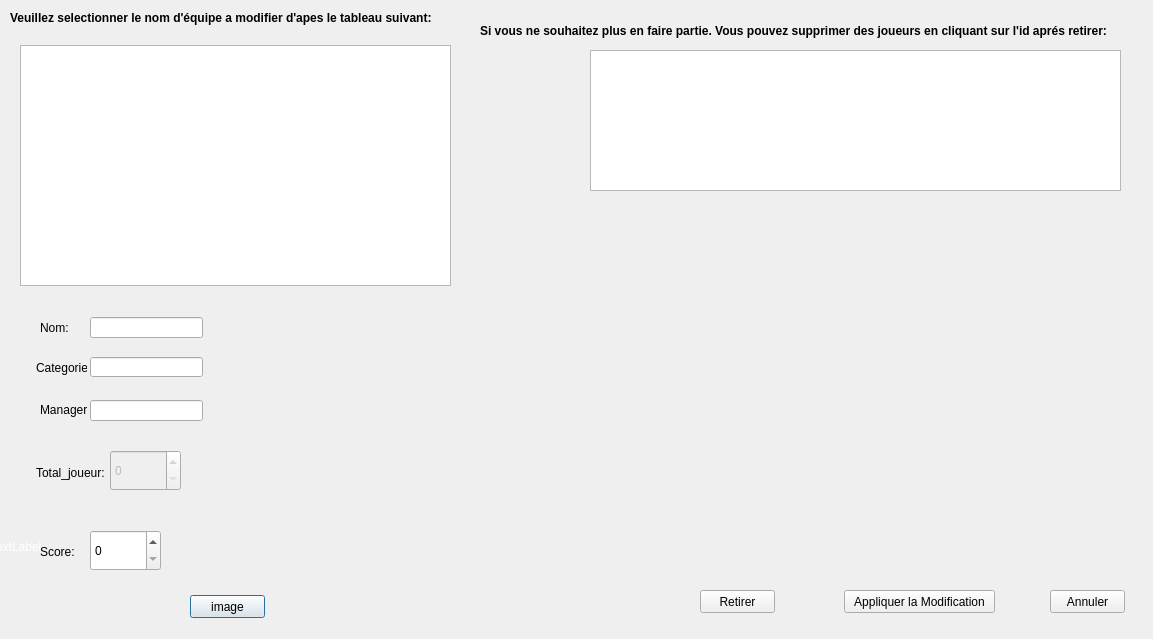
<?xml version="1.0" encoding="UTF-8"?>
<ui version="4.0">
 <class>modifier_equipe</class>
 <widget class="QDialog" name="modifier_equipe">
  <property name="geometry">
   <rect>
    <x>0</x>
    <y>0</y>
    <width>1153</width>
    <height>639</height>
   </rect>
  </property>
  <property name="windowTitle">
   <string>Dialog</string>
  </property>
  <widget class="QLabel" name="label">
   <property name="enabled">
    <bool>false</bool>
   </property>
   <property name="geometry">
    <rect>
     <x>10</x>
     <y>10</y>
     <width>451</width>
     <height>16</height>
    </rect>
   </property>
   <property name="palette">
    <palette>
     <active>
      <colorrole role="WindowText">
       <brush brushstyle="SolidPattern">
        <color alpha="255">
         <red>255</red>
         <green>255</green>
         <blue>255</blue>
        </color>
       </brush>
      </colorrole>
      <colorrole role="Button">
       <brush brushstyle="SolidPattern">
        <color alpha="255">
         <red>0</red>
         <green>0</green>
         <blue>0</blue>
        </color>
       </brush>
      </colorrole>
      <colorrole role="Light">
       <brush brushstyle="SolidPattern">
        <color alpha="255">
         <red>0</red>
         <green>0</green>
         <blue>0</blue>
        </color>
       </brush>
      </colorrole>
      <colorrole role="Midlight">
       <brush brushstyle="SolidPattern">
        <color alpha="255">
         <red>0</red>
         <green>0</green>
         <blue>0</blue>
        </color>
       </brush>
      </colorrole>
      <colorrole role="Dark">
       <brush brushstyle="SolidPattern">
        <color alpha="255">
         <red>0</red>
         <green>0</green>
         <blue>0</blue>
        </color>
       </brush>
      </colorrole>
      <colorrole role="Mid">
       <brush brushstyle="SolidPattern">
        <color alpha="255">
         <red>0</red>
         <green>0</green>
         <blue>0</blue>
        </color>
       </brush>
      </colorrole>
      <colorrole role="Text">
       <brush brushstyle="SolidPattern">
        <color alpha="255">
         <red>255</red>
         <green>255</green>
         <blue>255</blue>
        </color>
       </brush>
      </colorrole>
      <colorrole role="BrightText">
       <brush brushstyle="SolidPattern">
        <color alpha="255">
         <red>255</red>
         <green>255</green>
         <blue>255</blue>
        </color>
       </brush>
      </colorrole>
      <colorrole role="ButtonText">
       <brush brushstyle="SolidPattern">
        <color alpha="255">
         <red>255</red>
         <green>255</green>
         <blue>255</blue>
        </color>
       </brush>
      </colorrole>
      <colorrole role="Base">
       <brush brushstyle="SolidPattern">
        <color alpha="255">
         <red>0</red>
         <green>0</green>
         <blue>0</blue>
        </color>
       </brush>
      </colorrole>
      <colorrole role="Window">
       <brush brushstyle="SolidPattern">
        <color alpha="255">
         <red>0</red>
         <green>0</green>
         <blue>0</blue>
        </color>
       </brush>
      </colorrole>
      <colorrole role="Shadow">
       <brush brushstyle="SolidPattern">
        <color alpha="255">
         <red>0</red>
         <green>0</green>
         <blue>0</blue>
        </color>
       </brush>
      </colorrole>
      <colorrole role="AlternateBase">
       <brush brushstyle="SolidPattern">
        <color alpha="255">
         <red>0</red>
         <green>0</green>
         <blue>0</blue>
        </color>
       </brush>
      </colorrole>
      <colorrole role="ToolTipBase">
       <brush brushstyle="SolidPattern">
        <color alpha="255">
         <red>255</red>
         <green>255</green>
         <blue>220</blue>
        </color>
       </brush>
      </colorrole>
      <colorrole role="ToolTipText">
       <brush brushstyle="SolidPattern">
        <color alpha="255">
         <red>0</red>
         <green>0</green>
         <blue>0</blue>
        </color>
       </brush>
      </colorrole>
      <colorrole role="PlaceholderText">
       <brush brushstyle="SolidPattern">
        <color alpha="128">
         <red>255</red>
         <green>255</green>
         <blue>255</blue>
        </color>
       </brush>
      </colorrole>
     </active>
     <inactive>
      <colorrole role="WindowText">
       <brush brushstyle="SolidPattern">
        <color alpha="255">
         <red>255</red>
         <green>255</green>
         <blue>255</blue>
        </color>
       </brush>
      </colorrole>
      <colorrole role="Button">
       <brush brushstyle="SolidPattern">
        <color alpha="255">
         <red>0</red>
         <green>0</green>
         <blue>0</blue>
        </color>
       </brush>
      </colorrole>
      <colorrole role="Light">
       <brush brushstyle="SolidPattern">
        <color alpha="255">
         <red>0</red>
         <green>0</green>
         <blue>0</blue>
        </color>
       </brush>
      </colorrole>
      <colorrole role="Midlight">
       <brush brushstyle="SolidPattern">
        <color alpha="255">
         <red>0</red>
         <green>0</green>
         <blue>0</blue>
        </color>
       </brush>
      </colorrole>
      <colorrole role="Dark">
       <brush brushstyle="SolidPattern">
        <color alpha="255">
         <red>0</red>
         <green>0</green>
         <blue>0</blue>
        </color>
       </brush>
      </colorrole>
      <colorrole role="Mid">
       <brush brushstyle="SolidPattern">
        <color alpha="255">
         <red>0</red>
         <green>0</green>
         <blue>0</blue>
        </color>
       </brush>
      </colorrole>
      <colorrole role="Text">
       <brush brushstyle="SolidPattern">
        <color alpha="255">
         <red>255</red>
         <green>255</green>
         <blue>255</blue>
        </color>
       </brush>
      </colorrole>
      <colorrole role="BrightText">
       <brush brushstyle="SolidPattern">
        <color alpha="255">
         <red>255</red>
         <green>255</green>
         <blue>255</blue>
        </color>
       </brush>
      </colorrole>
      <colorrole role="ButtonText">
       <brush brushstyle="SolidPattern">
        <color alpha="255">
         <red>255</red>
         <green>255</green>
         <blue>255</blue>
        </color>
       </brush>
      </colorrole>
      <colorrole role="Base">
       <brush brushstyle="SolidPattern">
        <color alpha="255">
         <red>0</red>
         <green>0</green>
         <blue>0</blue>
        </color>
       </brush>
      </colorrole>
      <colorrole role="Window">
       <brush brushstyle="SolidPattern">
        <color alpha="255">
         <red>0</red>
         <green>0</green>
         <blue>0</blue>
        </color>
       </brush>
      </colorrole>
      <colorrole role="Shadow">
       <brush brushstyle="SolidPattern">
        <color alpha="255">
         <red>0</red>
         <green>0</green>
         <blue>0</blue>
        </color>
       </brush>
      </colorrole>
      <colorrole role="AlternateBase">
       <brush brushstyle="SolidPattern">
        <color alpha="255">
         <red>0</red>
         <green>0</green>
         <blue>0</blue>
        </color>
       </brush>
      </colorrole>
      <colorrole role="ToolTipBase">
       <brush brushstyle="SolidPattern">
        <color alpha="255">
         <red>255</red>
         <green>255</green>
         <blue>220</blue>
        </color>
       </brush>
      </colorrole>
      <colorrole role="ToolTipText">
       <brush brushstyle="SolidPattern">
        <color alpha="255">
         <red>0</red>
         <green>0</green>
         <blue>0</blue>
        </color>
       </brush>
      </colorrole>
      <colorrole role="PlaceholderText">
       <brush brushstyle="SolidPattern">
        <color alpha="128">
         <red>255</red>
         <green>255</green>
         <blue>255</blue>
        </color>
       </brush>
      </colorrole>
     </inactive>
     <disabled>
      <colorrole role="WindowText">
       <brush brushstyle="SolidPattern">
        <color alpha="255">
         <red>0</red>
         <green>0</green>
         <blue>0</blue>
        </color>
       </brush>
      </colorrole>
      <colorrole role="Button">
       <brush brushstyle="SolidPattern">
        <color alpha="255">
         <red>0</red>
         <green>0</green>
         <blue>0</blue>
        </color>
       </brush>
      </colorrole>
      <colorrole role="Light">
       <brush brushstyle="SolidPattern">
        <color alpha="255">
         <red>0</red>
         <green>0</green>
         <blue>0</blue>
        </color>
       </brush>
      </colorrole>
      <colorrole role="Midlight">
       <brush brushstyle="SolidPattern">
        <color alpha="255">
         <red>0</red>
         <green>0</green>
         <blue>0</blue>
        </color>
       </brush>
      </colorrole>
      <colorrole role="Dark">
       <brush brushstyle="SolidPattern">
        <color alpha="255">
         <red>0</red>
         <green>0</green>
         <blue>0</blue>
        </color>
       </brush>
      </colorrole>
      <colorrole role="Mid">
       <brush brushstyle="SolidPattern">
        <color alpha="255">
         <red>0</red>
         <green>0</green>
         <blue>0</blue>
        </color>
       </brush>
      </colorrole>
      <colorrole role="Text">
       <brush brushstyle="SolidPattern">
        <color alpha="255">
         <red>0</red>
         <green>0</green>
         <blue>0</blue>
        </color>
       </brush>
      </colorrole>
      <colorrole role="BrightText">
       <brush brushstyle="SolidPattern">
        <color alpha="255">
         <red>255</red>
         <green>255</green>
         <blue>255</blue>
        </color>
       </brush>
      </colorrole>
      <colorrole role="ButtonText">
       <brush brushstyle="SolidPattern">
        <color alpha="255">
         <red>0</red>
         <green>0</green>
         <blue>0</blue>
        </color>
       </brush>
      </colorrole>
      <colorrole role="Base">
       <brush brushstyle="SolidPattern">
        <color alpha="255">
         <red>0</red>
         <green>0</green>
         <blue>0</blue>
        </color>
       </brush>
      </colorrole>
      <colorrole role="Window">
       <brush brushstyle="SolidPattern">
        <color alpha="255">
         <red>0</red>
         <green>0</green>
         <blue>0</blue>
        </color>
       </brush>
      </colorrole>
      <colorrole role="Shadow">
       <brush brushstyle="SolidPattern">
        <color alpha="255">
         <red>0</red>
         <green>0</green>
         <blue>0</blue>
        </color>
       </brush>
      </colorrole>
      <colorrole role="AlternateBase">
       <brush brushstyle="SolidPattern">
        <color alpha="255">
         <red>0</red>
         <green>0</green>
         <blue>0</blue>
        </color>
       </brush>
      </colorrole>
      <colorrole role="ToolTipBase">
       <brush brushstyle="SolidPattern">
        <color alpha="255">
         <red>255</red>
         <green>255</green>
         <blue>220</blue>
        </color>
       </brush>
      </colorrole>
      <colorrole role="ToolTipText">
       <brush brushstyle="SolidPattern">
        <color alpha="255">
         <red>0</red>
         <green>0</green>
         <blue>0</blue>
        </color>
       </brush>
      </colorrole>
      <colorrole role="PlaceholderText">
       <brush brushstyle="SolidPattern">
        <color alpha="128">
         <red>255</red>
         <green>255</green>
         <blue>255</blue>
        </color>
       </brush>
      </colorrole>
     </disabled>
    </palette>
   </property>
   <property name="font">
    <font>
     <pointsize>9</pointsize>
     <weight>75</weight>
     <bold>true</bold>
    </font>
   </property>
   <property name="text">
    <string>Veuillez selectionner le nom d'équipe a modifier d'apes le tableau suivant:</string>
   </property>
  </widget>
  <widget class="QTableView" name="afficher_modif">
   <property name="geometry">
    <rect>
     <x>20</x>
     <y>45</y>
     <width>431</width>
     <height>241</height>
    </rect>
   </property>
  </widget>
  <widget class="QTableView" name="afficher_modif_2">
   <property name="geometry">
    <rect>
     <x>590</x>
     <y>50</y>
     <width>531</width>
     <height>141</height>
    </rect>
   </property>
  </widget>
  <widget class="QLabel" name="label_3">
   <property name="geometry">
    <rect>
     <x>40</x>
     <y>403</y>
     <width>47</width>
     <height>14</height>
    </rect>
   </property>
   <property name="text">
    <string>Manager:</string>
   </property>
  </widget>
  <widget class="QLineEdit" name="in_manager">
   <property name="geometry">
    <rect>
     <x>90</x>
     <y>400</y>
     <width>113</width>
     <height>21</height>
    </rect>
   </property>
   <property name="text">
    <string/>
   </property>
  </widget>
  <widget class="QPushButton" name="b_image">
   <property name="geometry">
    <rect>
     <x>190</x>
     <y>595</y>
     <width>75</width>
     <height>23</height>
    </rect>
   </property>
   <property name="text">
    <string>image</string>
   </property>
  </widget>
  <widget class="QLabel" name="image_2">
   <property name="geometry">
    <rect>
     <x>290</x>
     <y>340</y>
     <width>201</width>
     <height>201</height>
    </rect>
   </property>
   <property name="text">
    <string/>
   </property>
  </widget>
  <widget class="QLineEdit" name="in_categorie">
   <property name="geometry">
    <rect>
     <x>90</x>
     <y>357</y>
     <width>113</width>
     <height>20</height>
    </rect>
   </property>
   <property name="text">
    <string/>
   </property>
  </widget>
  <widget class="QLabel" name="label_2">
   <property name="geometry">
    <rect>
     <x>40</x>
     <y>321</y>
     <width>47</width>
     <height>14</height>
    </rect>
   </property>
   <property name="text">
    <string>Nom:</string>
   </property>
  </widget>
  <widget class="QLabel" name="label_4">
   <property name="geometry">
    <rect>
     <x>36</x>
     <y>360</y>
     <width>51</width>
     <height>16</height>
    </rect>
   </property>
   <property name="text">
    <string>Categorie:</string>
   </property>
  </widget>
  <widget class="QSpinBox" name="in_number">
   <property name="enabled">
    <bool>false</bool>
   </property>
   <property name="geometry">
    <rect>
     <x>110</x>
     <y>450</y>
     <width>71</width>
     <height>41</height>
    </rect>
   </property>
  </widget>
  <widget class="QSpinBox" name="in_score">
   <property name="geometry">
    <rect>
     <x>90</x>
     <y>530</y>
     <width>71</width>
     <height>41</height>
    </rect>
   </property>
  </widget>
  <widget class="QLabel" name="label_7">
   <property name="geometry">
    <rect>
     <x>36</x>
     <y>465</y>
     <width>71</width>
     <height>16</height>
    </rect>
   </property>
   <property name="text">
    <string>Total_joueur:</string>
   </property>
  </widget>
  <widget class="QLineEdit" name="in_nom">
   <property name="geometry">
    <rect>
     <x>90</x>
     <y>317</y>
     <width>113</width>
     <height>21</height>
    </rect>
   </property>
   <property name="text">
    <string/>
   </property>
  </widget>
  <widget class="QLabel" name="label_8">
   <property name="geometry">
    <rect>
     <x>40</x>
     <y>545</y>
     <width>47</width>
     <height>14</height>
    </rect>
   </property>
   <property name="text">
    <string>Score:</string>
   </property>
  </widget>
  <widget class="QLabel" name="image_1">
   <property name="geometry">
    <rect>
     <x>777</x>
     <y>250</y>
     <width>191</width>
     <height>291</height>
    </rect>
   </property>
   <property name="text">
    <string/>
   </property>
  </widget>
  <widget class="QPushButton" name="Appliquer_modification">
   <property name="geometry">
    <rect>
     <x>844</x>
     <y>590</y>
     <width>151</width>
     <height>23</height>
    </rect>
   </property>
   <property name="text">
    <string>Appliquer la Modification</string>
   </property>
  </widget>
  <widget class="QPushButton" name="Annuler">
   <property name="geometry">
    <rect>
     <x>1050</x>
     <y>590</y>
     <width>75</width>
     <height>23</height>
    </rect>
   </property>
   <property name="text">
    <string>Annuler</string>
   </property>
  </widget>
  <widget class="QLabel" name="label_5">
   <property name="geometry">
    <rect>
     <x>480</x>
     <y>20</y>
     <width>671</width>
     <height>21</height>
    </rect>
   </property>
   <property name="font">
    <font>
     <pointsize>9</pointsize>
     <weight>75</weight>
     <bold>true</bold>
    </font>
   </property>
   <property name="text">
    <string>Si vous ne souhaitez plus en faire partie. Vous pouvez supprimer des joueurs en cliquant sur l'id aprés retirer:</string>
   </property>
  </widget>
  <widget class="QPushButton" name="pushButton_3">
   <property name="geometry">
    <rect>
     <x>700</x>
     <y>590</y>
     <width>75</width>
     <height>23</height>
    </rect>
   </property>
   <property name="text">
    <string>Retirer</string>
   </property>
  </widget>
  <widget class="QLabel" name="label_modif">
   <property name="geometry">
    <rect>
     <x>-10</x>
     <y>-200</y>
     <width>1171</width>
     <height>651</height>
    </rect>
   </property>
   <property name="text">
    <string/>
   </property>
  </widget>
  <widget class="QLabel" name="label_6">
   <property name="geometry">
    <rect>
     <x>-10</x>
     <y>451</y>
     <width>1171</width>
     <height>191</height>
    </rect>
   </property>
   <property name="palette">
    <palette>
     <active>
      <colorrole role="WindowText">
       <brush brushstyle="SolidPattern">
        <color alpha="255">
         <red>255</red>
         <green>255</green>
         <blue>255</blue>
        </color>
       </brush>
      </colorrole>
      <colorrole role="Button">
       <brush brushstyle="SolidPattern">
        <color alpha="255">
         <red>255</red>
         <green>255</green>
         <blue>255</blue>
        </color>
       </brush>
      </colorrole>
      <colorrole role="Midlight">
       <brush brushstyle="SolidPattern">
        <color alpha="255">
         <red>255</red>
         <green>255</green>
         <blue>255</blue>
        </color>
       </brush>
      </colorrole>
      <colorrole role="Dark">
       <brush brushstyle="SolidPattern">
        <color alpha="255">
         <red>255</red>
         <green>255</green>
         <blue>255</blue>
        </color>
       </brush>
      </colorrole>
      <colorrole role="Mid">
       <brush brushstyle="SolidPattern">
        <color alpha="255">
         <red>255</red>
         <green>255</green>
         <blue>255</blue>
        </color>
       </brush>
      </colorrole>
      <colorrole role="Text">
       <brush brushstyle="SolidPattern">
        <color alpha="255">
         <red>0</red>
         <green>0</green>
         <blue>0</blue>
        </color>
       </brush>
      </colorrole>
      <colorrole role="ButtonText">
       <brush brushstyle="SolidPattern">
        <color alpha="255">
         <red>0</red>
         <green>0</green>
         <blue>0</blue>
        </color>
       </brush>
      </colorrole>
      <colorrole role="Base">
       <brush brushstyle="SolidPattern">
        <color alpha="255">
         <red>255</red>
         <green>255</green>
         <blue>255</blue>
        </color>
       </brush>
      </colorrole>
      <colorrole role="Window">
       <brush brushstyle="SolidPattern">
        <color alpha="255">
         <red>255</red>
         <green>255</green>
         <blue>255</blue>
        </color>
       </brush>
      </colorrole>
      <colorrole role="Highlight">
       <brush brushstyle="SolidPattern">
        <color alpha="255">
         <red>0</red>
         <green>120</green>
         <blue>215</blue>
        </color>
       </brush>
      </colorrole>
      <colorrole role="PlaceholderText">
       <brush brushstyle="SolidPattern">
        <color alpha="128">
         <red>0</red>
         <green>0</green>
         <blue>0</blue>
        </color>
       </brush>
      </colorrole>
     </active>
     <inactive>
      <colorrole role="WindowText">
       <brush brushstyle="SolidPattern">
        <color alpha="255">
         <red>255</red>
         <green>255</green>
         <blue>255</blue>
        </color>
       </brush>
      </colorrole>
      <colorrole role="Button">
       <brush brushstyle="SolidPattern">
        <color alpha="255">
         <red>255</red>
         <green>255</green>
         <blue>255</blue>
        </color>
       </brush>
      </colorrole>
      <colorrole role="Midlight">
       <brush brushstyle="SolidPattern">
        <color alpha="255">
         <red>255</red>
         <green>255</green>
         <blue>255</blue>
        </color>
       </brush>
      </colorrole>
      <colorrole role="Dark">
       <brush brushstyle="SolidPattern">
        <color alpha="255">
         <red>255</red>
         <green>255</green>
         <blue>255</blue>
        </color>
       </brush>
      </colorrole>
      <colorrole role="Mid">
       <brush brushstyle="SolidPattern">
        <color alpha="255">
         <red>255</red>
         <green>255</green>
         <blue>255</blue>
        </color>
       </brush>
      </colorrole>
      <colorrole role="Text">
       <brush brushstyle="SolidPattern">
        <color alpha="255">
         <red>0</red>
         <green>0</green>
         <blue>0</blue>
        </color>
       </brush>
      </colorrole>
      <colorrole role="ButtonText">
       <brush brushstyle="SolidPattern">
        <color alpha="255">
         <red>0</red>
         <green>0</green>
         <blue>0</blue>
        </color>
       </brush>
      </colorrole>
      <colorrole role="Base">
       <brush brushstyle="SolidPattern">
        <color alpha="255">
         <red>255</red>
         <green>255</green>
         <blue>255</blue>
        </color>
       </brush>
      </colorrole>
      <colorrole role="Window">
       <brush brushstyle="SolidPattern">
        <color alpha="255">
         <red>255</red>
         <green>255</green>
         <blue>255</blue>
        </color>
       </brush>
      </colorrole>
      <colorrole role="Highlight">
       <brush brushstyle="SolidPattern">
        <color alpha="255">
         <red>255</red>
         <green>255</green>
         <blue>255</blue>
        </color>
       </brush>
      </colorrole>
      <colorrole role="PlaceholderText">
       <brush brushstyle="SolidPattern">
        <color alpha="128">
         <red>0</red>
         <green>0</green>
         <blue>0</blue>
        </color>
       </brush>
      </colorrole>
     </inactive>
     <disabled>
      <colorrole role="WindowText">
       <brush brushstyle="SolidPattern">
        <color alpha="255">
         <red>255</red>
         <green>255</green>
         <blue>255</blue>
        </color>
       </brush>
      </colorrole>
      <colorrole role="Button">
       <brush brushstyle="SolidPattern">
        <color alpha="255">
         <red>255</red>
         <green>255</green>
         <blue>255</blue>
        </color>
       </brush>
      </colorrole>
      <colorrole role="Midlight">
       <brush brushstyle="SolidPattern">
        <color alpha="255">
         <red>255</red>
         <green>255</green>
         <blue>255</blue>
        </color>
       </brush>
      </colorrole>
      <colorrole role="Dark">
       <brush brushstyle="SolidPattern">
        <color alpha="255">
         <red>255</red>
         <green>255</green>
         <blue>255</blue>
        </color>
       </brush>
      </colorrole>
      <colorrole role="Mid">
       <brush brushstyle="SolidPattern">
        <color alpha="255">
         <red>255</red>
         <green>255</green>
         <blue>255</blue>
        </color>
       </brush>
      </colorrole>
      <colorrole role="Text">
       <brush brushstyle="SolidPattern">
        <color alpha="255">
         <red>255</red>
         <green>255</green>
         <blue>255</blue>
        </color>
       </brush>
      </colorrole>
      <colorrole role="ButtonText">
       <brush brushstyle="SolidPattern">
        <color alpha="255">
         <red>255</red>
         <green>255</green>
         <blue>255</blue>
        </color>
       </brush>
      </colorrole>
      <colorrole role="Base">
       <brush brushstyle="SolidPattern">
        <color alpha="255">
         <red>255</red>
         <green>255</green>
         <blue>255</blue>
        </color>
       </brush>
      </colorrole>
      <colorrole role="Window">
       <brush brushstyle="SolidPattern">
        <color alpha="255">
         <red>255</red>
         <green>255</green>
         <blue>255</blue>
        </color>
       </brush>
      </colorrole>
      <colorrole role="Highlight">
       <brush brushstyle="SolidPattern">
        <color alpha="255">
         <red>0</red>
         <green>120</green>
         <blue>215</blue>
        </color>
       </brush>
      </colorrole>
      <colorrole role="PlaceholderText">
       <brush brushstyle="SolidPattern">
        <color alpha="128">
         <red>0</red>
         <green>0</green>
         <blue>0</blue>
        </color>
       </brush>
      </colorrole>
     </disabled>
    </palette>
   </property>
   <property name="text">
    <string>TextLabel</string>
   </property>
  </widget>
  <zorder>label_6</zorder>
  <zorder>label_modif</zorder>
  <zorder>label</zorder>
  <zorder>afficher_modif</zorder>
  <zorder>afficher_modif_2</zorder>
  <zorder>label_3</zorder>
  <zorder>in_manager</zorder>
  <zorder>b_image</zorder>
  <zorder>image_2</zorder>
  <zorder>in_categorie</zorder>
  <zorder>label_2</zorder>
  <zorder>label_4</zorder>
  <zorder>in_number</zorder>
  <zorder>in_score</zorder>
  <zorder>label_7</zorder>
  <zorder>in_nom</zorder>
  <zorder>label_8</zorder>
  <zorder>image_1</zorder>
  <zorder>Appliquer_modification</zorder>
  <zorder>Annuler</zorder>
  <zorder>label_5</zorder>
  <zorder>pushButton_3</zorder>
 </widget>
 <resources/>
 <connections/>
</ui>
